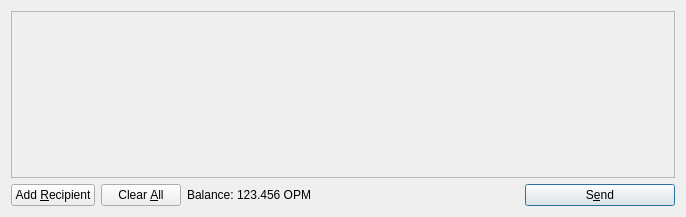
<?xml version="1.0" encoding="UTF-8"?>
<ui version="4.0">
 <class>SendCoinsDialog</class>
 <widget class="QDialog" name="SendCoinsDialog">
  <property name="geometry">
   <rect>
    <x>0</x>
    <y>0</y>
    <width>686</width>
    <height>217</height>
   </rect>
  </property>
  <property name="windowTitle">
   <string>Send Coins</string>
  </property>
  <layout class="QVBoxLayout" name="verticalLayout">
   <item>
    <widget class="QScrollArea" name="scrollArea">
     <property name="widgetResizable">
      <bool>true</bool>
     </property>
     <widget class="QWidget" name="scrollAreaWidgetContents">
      <property name="geometry">
       <rect>
        <x>0</x>
        <y>0</y>
        <width>666</width>
        <height>165</height>
       </rect>
      </property>
      <layout class="QVBoxLayout" name="verticalLayout_2">
       <property name="margin">
        <number>0</number>
       </property>
       <item>
        <layout class="QVBoxLayout" name="entries">
         <property name="spacing">
          <number>6</number>
         </property>
        </layout>
       </item>
       <item>
        <spacer name="verticalSpacer">
         <property name="orientation">
          <enum>Qt::Vertical</enum>
         </property>
         <property name="sizeHint" stdset="0">
          <size>
           <width>20</width>
           <height>40</height>
          </size>
         </property>
        </spacer>
       </item>
      </layout>
     </widget>
    </widget>
   </item>
   <item>
    <layout class="QHBoxLayout" name="horizontalLayout">
     <item>
      <widget class="QPushButton" name="addButton">
       <property name="toolTip">
        <string>Send to multiple recipients at once</string>
       </property>
       <property name="text">
        <string>Add &amp;Recipient</string>
       </property>
       <property name="icon">
        <iconset resource="../bitcoin.qrc">
         <normaloff>:/icons/add</normaloff>:/icons/add</iconset>
       </property>
       <property name="autoDefault">
        <bool>false</bool>
       </property>
      </widget>
     </item>
     <item>
      <widget class="QPushButton" name="clearButton">
       <property name="sizePolicy">
        <sizepolicy hsizetype="Minimum" vsizetype="Fixed">
         <horstretch>0</horstretch>
         <verstretch>0</verstretch>
        </sizepolicy>
       </property>
       <property name="toolTip">
        <string>Remove all transaction fields</string>
       </property>
       <property name="text">
        <string>Clear &amp;All</string>
       </property>
       <property name="icon">
        <iconset resource="../bitcoin.qrc">
         <normaloff>:/icons/remove</normaloff>:/icons/remove</iconset>
       </property>
       <property name="autoRepeatDelay">
        <number>300</number>
       </property>
       <property name="autoDefault">
        <bool>false</bool>
       </property>
      </widget>
     </item>
     <item>
      <layout class="QHBoxLayout" name="horizontalLayout_2">
       <property name="spacing">
        <number>3</number>
       </property>
       <item>
        <widget class="QLabel" name="label">
         <property name="text">
          <string>Balance:</string>
         </property>
        </widget>
       </item>
       <item>
        <widget class="QLabel" name="labelBalance">
         <property name="cursor">
          <cursorShape>IBeamCursor</cursorShape>
         </property>
         <property name="text">
          <string>123.456 OPM</string>
         </property>
         <property name="textInteractionFlags">
          <set>Qt::LinksAccessibleByMouse|Qt::TextSelectableByKeyboard|Qt::TextSelectableByMouse</set>
         </property>
        </widget>
       </item>
      </layout>
     </item>
     <item>
      <spacer name="horizontalSpacer">
       <property name="orientation">
        <enum>Qt::Horizontal</enum>
       </property>
       <property name="sizeHint" stdset="0">
        <size>
         <width>40</width>
         <height>20</height>
        </size>
       </property>
      </spacer>
     </item>
     <item>
      <widget class="QPushButton" name="sendButton">
       <property name="minimumSize">
        <size>
         <width>150</width>
         <height>0</height>
        </size>
       </property>
       <property name="toolTip">
        <string>Confirm the send action</string>
       </property>
       <property name="text">
        <string>S&amp;end</string>
       </property>
       <property name="icon">
        <iconset resource="../bitcoin.qrc">
         <normaloff>:/icons/send</normaloff>:/icons/send</iconset>
       </property>
       <property name="default">
        <bool>true</bool>
       </property>
      </widget>
     </item>
    </layout>
   </item>
  </layout>
 </widget>
 <resources>
  <include location="../bitcoin.qrc"/>
 </resources>
 <connections/>
</ui>
